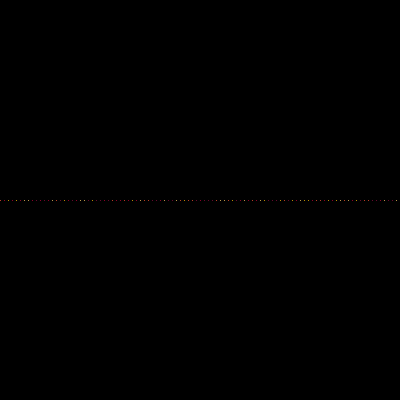
Frame 1 (no input)
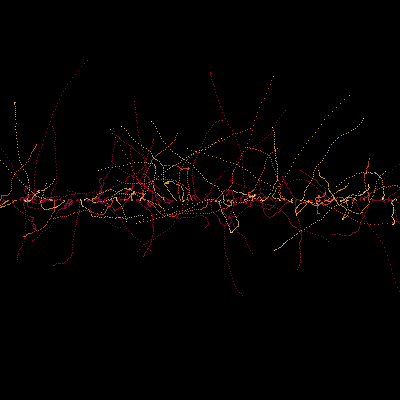
Frame 60 (the mouse pressed at the canvas centre just before this capture)
Frame 120 (the mouse held since frame 60 and released just before this capture): identical to frame 60, image omitted

The Processing sketch that drew these frames (run headless with seeded random() and noise(); from frame 60 on, the mouse is pressed at the canvas centre):

// Processing sketch: sketch_190510_moduler
// ── sketch_190510_moduler.pde
int total = 100;
Particle[] parts;

void setup() {
  size(400, 400);
    background(0,50);

  noStroke();
  parts = new Particle[total];
  float ss = 0;
  for (int i = 0; i < total; i ++ ) { 
    parts[i] = new Particle(map(ss, 0, 100, 0, width), height/2, 2, 1);
    ss ++;
  }
}
void draw() {
  smooth();
  for (int i = 0; i < total; i++) { 
    parts[i].update();
    parts[i].display();
    if (parts[i].isOffScreen()) {
    }
  }
}

// ── partical.pde
class Particle {
  float x;
  float y;  
  float d;
  float c;
  float count;
  float diameter;
  float vX;
  float vY;
  float gravity;
  float life;
  float maxLife;
  float pIndex;
  float pId;
  color[] PALLATE = {#900c3f, #c70039, #ffd166, #ff5733, #ffc300};
  float randCol = random(0, PALLATE.length);

  // Constructor
  Particle(float tempX, float tempY, float tempD, float tempCount) {
    x = tempX;
    y = tempY;
    d = tempD;
    c = tempCount;
    vX = 0.01;
    vY = 0.01;
    gravity = 1;
    life = 0;
    maxLife = 50;
    pIndex ++;
  }

  // Custom method for updating the variables
  void update() {
    //x += vX;
    //y += vY;
    //vY += 1;
    if (life <= maxLife) {
      //if (!isOffScreen()) {
      x += vX;
      y += vY;
      vX -= random(-0.5, 0.5);
      vY -= random(-0.5, 0.5);
      //}
    }
    //if (y > 300) {
    //  vY *= -0.5;
    //  vX *= 0.9;
    //  y = 300;
    //}
    //vY += gravity;
    life ++;
  }

  void display() {
    stroke(PALLATE[int(randCol)]);
    //noStroke();
    fill(PALLATE[int(randCol)]);
    //ellipse(x, y, d, d);
    beginShape(POINTS);
    vertex(x, y);
    endShape();
  }

  boolean isOffScreen() {
    return x < 100 || x > width-100 || y < 100 || y > height-100;
  }
}
